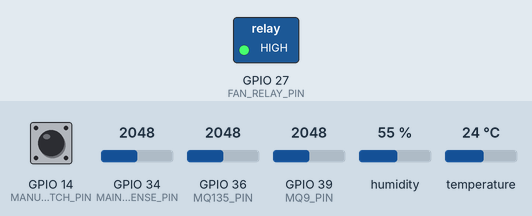
This sketch was run on a simulated ESP32. On the bench: switched loads named in the sketch (green lamp = pin HIGH). The test bench sets the inputs (shaded band); at power-on: GPIO 34 (MAIN_SENSE_PIN) = 2048, GPIO 14 (MANUAL_SWITCH_PIN) HIGH, GPIO 36 (MQ135_PIN) = 2048, GPIO 39 (MQ9_PIN) = 2048, humidity 55 %, temperature 24 °C. WiFi joins after 1.5 s; servers stay silent unless stated; what the sketch prints to the serial monitor is not drawn.

Above: at 7.0 s.
7.1 s: GPIO 34 (MAIN_SENSE_PIN) set to 2022
At 9.2 s:
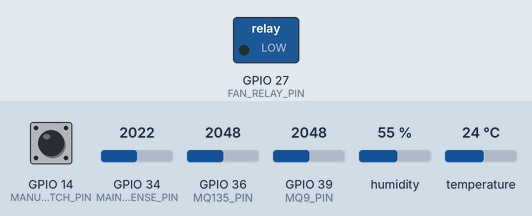
9.7 s: GPIO 14 (MANUAL_SWITCH_PIN) pulled LOW for 2.3 s
At 10.8 s:
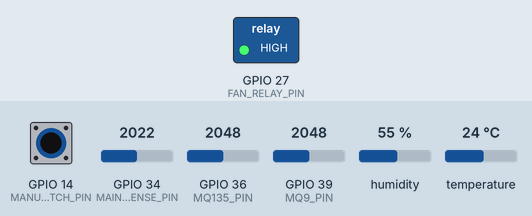
13.5 s: GPIO 34 (MAIN_SENSE_PIN) set to 2088
At 14.1 s:
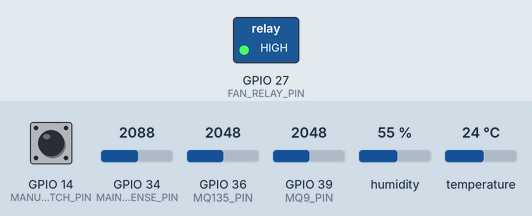
16.1 s: GPIO 34 (MAIN_SENSE_PIN) set to 2008
At 18.6 s:
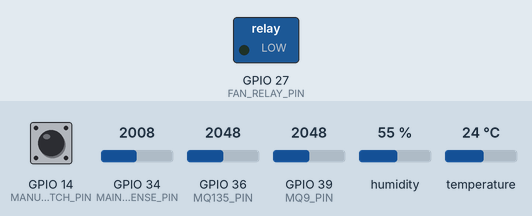
Timing chart, 0 to 20.1 s (numbered marks = the images above; inputs shaded):
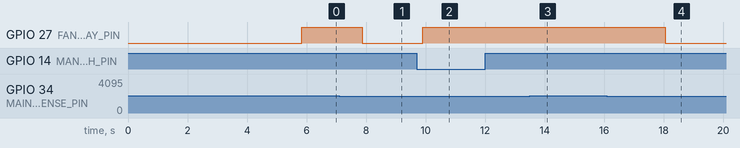

Measured:
- the behaviour switches between 2048 and 2047 on GPIO 34 (MAIN_SENSE_PIN) (found by bisection; images 0 and 1)
- after the input at 7.1 s, GPIO 27 (FAN_RELAY_PIN): HIGH → LOW after 0.77 s
- after the input at 9.7 s, GPIO 27 (FAN_RELAY_PIN): LOW → HIGH after 0.21 s
- after the input at 13.5 s, GPIO 27 (FAN_RELAY_PIN): stays HIGH (without the input it goes to LOW after 0.48 s)
- after the input at 16.1 s, GPIO 27 (FAN_RELAY_PIN): HIGH → LOW after 2.0 s

The sketch:

sketch.ino
```cpp
#define BLYNK_TEMPLATE_ID "TMPL3SwOLMe5c"
#define BLYNK_TEMPLATE_NAME "Smart Exhaust Iot"
#define BLYNK_AUTH_TOKEN "Y_izwdxaGlxLmrlSUUYplyT1nv962dpe"


#include <Arduino.h>
#include "DHT.h"
#include <WiFi.h>
#include <BlynkSimpleEsp32.h>


// === Blynk Credentials ===
char auth[] = "Y_izwdxaGlxLmrlSUUYplyT1nv962dpe";        // Replace with your Blynk auth token
char ssid[] = "SomyaPhone";               // Replace with your Wi-Fi SSID
char pass[] = "crude_oil_08";


// === Sensor Pins ===
#define MQ135_PIN         36
#define MQ9_PIN           39
#define DHTPIN            5
#define DHTTYPE           DHT11
DHT dht(DHTPIN, DHTTYPE);


// === Power Detection ===
#define MAIN_SENSE_PIN    34
#define MAIN_THRESHOLD    2048   // ~2.5V on 12-bit ADC


// === Fan Control ===
#define FAN_RELAY_PIN     27


// === Manual Switch ===
#define MANUAL_SWITCH_PIN 14


// === Fan Thresholds (adjust as needed) ===
#define MQ135_THRESHOLD   900   // Example: adjust per your environment
#define MQ9_THRESHOLD     400


void setup() {
  Serial.begin(115200);
  delay(2000);  // Give time for Serial to come online
  Serial.println("🔧 Booting...");


  pinMode(MAIN_SENSE_PIN, INPUT);
  pinMode(FAN_RELAY_PIN, OUTPUT);
  digitalWrite(FAN_RELAY_PIN, LOW);


  pinMode(MANUAL_SWITCH_PIN, INPUT_PULLUP);


  delay(2000);  //  Give time before initializing DHT
  dht.begin();  //  DHT11 initialized safely


    // Connect to WiFi and Blynk

Serial.print("Connecting to WiFi");
 WiFi.begin(ssid, pass);


while (WiFi.status() != WL_CONNECTED) {
  delay(500);
  Serial.print(".");
}
Serial.println("\n Connected to WiFi!");


  Blynk.config(auth);
  if (!Blynk.connect(5000)) {  // Wait 5 seconds max
    Serial.println(" Failed to connect to Blynk. Restarting...");
    delay(2000);
    ESP.restart();  // Restart if Blynk fails
  }


  Serial.println(" Setup complete.\n");
}


void loop() {
   Blynk.run();
     if (!Blynk.connected()) {
    Serial.println(" Not connected to Blynk cloud");
  } else {
    Serial.println(" Connected to Blynk cloud");
  }


  Serial.println(" Loop running...");


  // === Power Detection ===
  int powerADC = analogRead(MAIN_SENSE_PIN);
  bool isOnMainPower = (powerADC >= MAIN_THRESHOLD);
  Serial.printf("🔌 Power ADC: %d → %s\n", powerADC, isOnMainPower ? "Main Adapter" : "Battery");
 Blynk.virtualWrite(V5, isOnMainPower ? "Main Adapter" : "Battery");  //  Send power info


  // === Sensor Readings ===
  int mq135_val = analogRead(MQ135_PIN);
  int mq9_val = analogRead(MQ9_PIN);
  Serial.printf(" MQ135 Reading: %d\n", mq135_val);
  Serial.printf(" MQ9 Reading: %d\n", mq9_val);


  float temperature = dht.readTemperature();
  float humidity = dht.readHumidity();
  if (isnan(temperature) || isnan(humidity)) {
    Serial.println(" DHT11: Failed to read!");
  } else {
    Serial.printf(" Temp: %.1f °C,  Humidity: %.1f %%\n", temperature, humidity);
  }


  // === Manual Switch Logic ===
  bool manualSwitchPressed = digitalRead(MANUAL_SWITCH_PIN) == LOW;
  Serial.printf(" Manual Switch: %s\n", manualSwitchPressed ? "Pressed (Override Fan ON)" : "Released");


 Blynk.virtualWrite(V1, mq135_val);
  Blynk.virtualWrite(V2, mq9_val);
  Blynk.virtualWrite(V3, temperature);
  Blynk.virtualWrite(V4, humidity);
  // === Fan Logic ===
  bool fanShouldRun = false;


  if (manualSwitchPressed) {
    fanShouldRun = true;
    Serial.println(" Manual override → Fan ON");
  } else if (isOnMainPower && (mq135_val > MQ135_THRESHOLD || mq9_val > MQ9_THRESHOLD)) {
    fanShouldRun = true;
    Serial.println(" Sensor threshold passed & main power available → Fan ON");
  } else {
    fanShouldRun = false;
    Serial.println(" Conditions not met → Fan OFF");
  }


  digitalWrite(FAN_RELAY_PIN, fanShouldRun ? HIGH : LOW);
   Blynk.virtualWrite(V0, fanShouldRun ? 1 : 0);
  Serial.printf(" Fan State: %s\n", fanShouldRun ? "ON" : "OFF");


  Serial.println("-------------------------\n");
  delay(2000);  // loop delay
}
```
